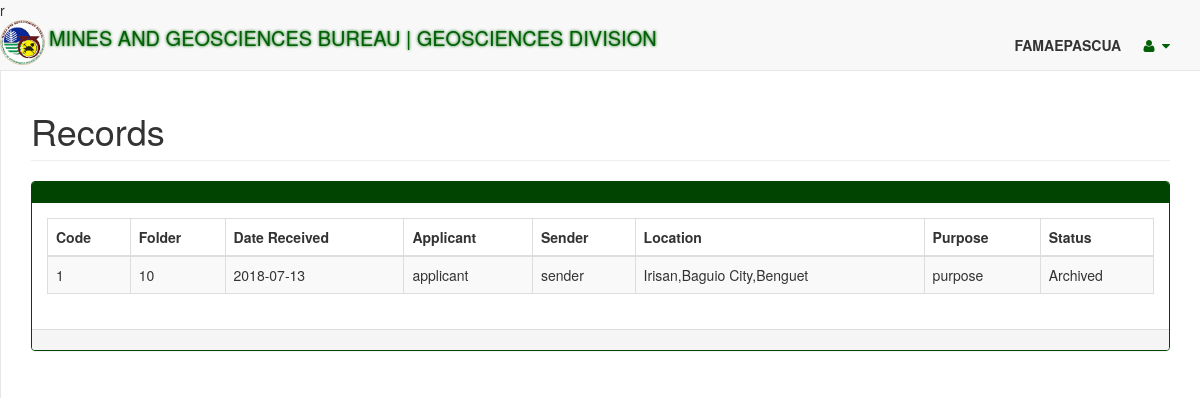
Before: /user/userhome.php (signed in) with the older database file.
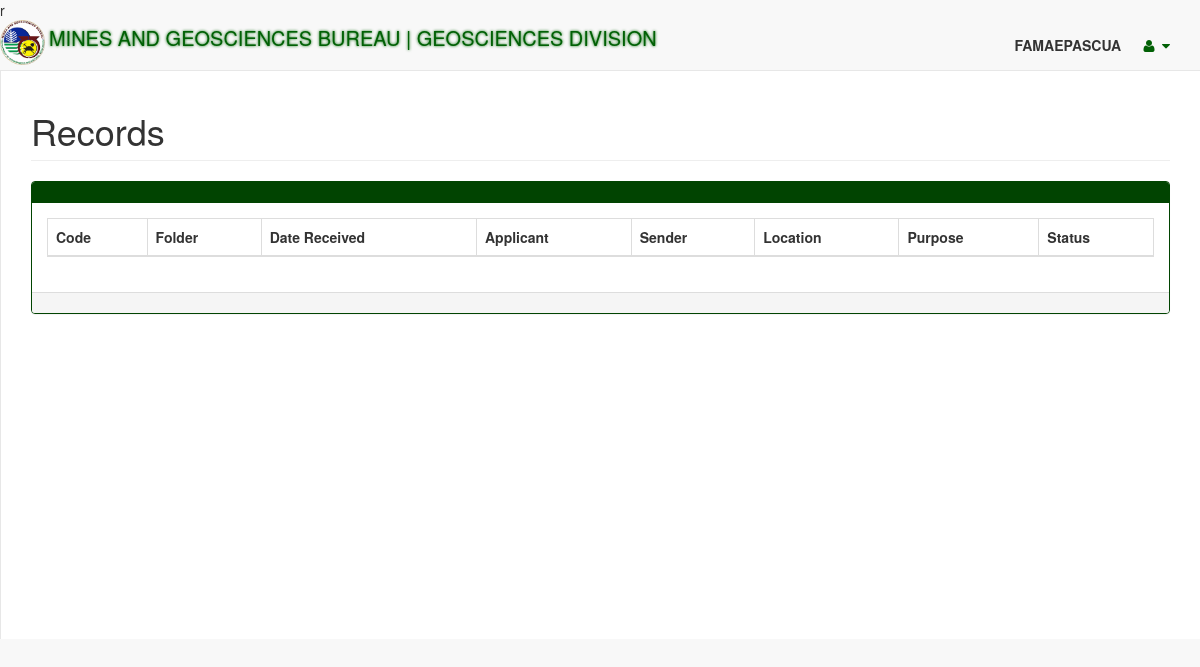
After: the same page with the newer database file.
### tables this page shows
CREATE TABLE IF NOT EXISTS `receive` (
  `receiveID` int(10) NOT NULL AUTO_INCREMENT,
  `code` varchar(20) NOT NULL,
  `dateReceived` date NOT NULL,
  `applicant` varchar(120) DEFAULT NULL,
  `sender` varchar(120) DEFAULT NULL,
  `purpose` text,
  `actionslipID` int(10) DEFAULT NULL,
  PRIMARY KEY (`receiveID`)
);

### user/userhome.php (the view, shortened to what this page needs)
<!DOCTYPE html>
<html lang="en">
<head>
    <link href="vendor/bootstrap/css/bootstrap.min.css" rel="stylesheet">
    <link href="vendor/metisMenu/metisMenu.min.css" rel="stylesheet">
    <link href="vendor/datatables-plugins/dataTables.bootstrap.css" rel="stylesheet">
    <link href="vendor/datatables-responsive/dataTables.responsive.css" rel="stylesheet">
    <link href="dist/css/sb-admin-2.css" rel="stylesheet">
    <link href="vendor/font-awesome/css/font-awesome.min.css" rel="stylesheet" type="text/css">
</head>
<body>
    <div id="wrapper">
        <nav class="navbar navbar-default navbar-static-top" role="navigation" style="margin-bottom: 0">
            <div class="navbar-header">
                <img src="../images/mgbcarlogo.png" width="45px" height="45px">
                <a href="homepage.php" style="text-shadow: 0 0 3px #026603; font-size: 20px">MINES AND GEOSCIENCES BUREAU | GEOSCIENCES DIVISION</a>
            </div>
            <ul class="nav navbar-top-links navbar-right">
                <li><p><b>
                    <?php
                    echo strtoupper($_SESSION['currentUser']);
                    ?>
                </b></p>
            </li>
            <li class="dropdown">
                <a class="dropdown-toggle" data-toggle="dropdown" href="#">
                    <i class="fa fa-user fa-fw"></i> <i class="fa fa-caret-down"></i>
                </a>
            </li>
        </ul>
    </nav>
    <div id="page-wrapper">
        <div class="row">
            <div class="col-lg-12">
                <h1 class="page-header">Records</h1>
            </div>
        </div>
        <div class="row">
            <div class="col-lg-12">
                <div class="panel panel-green">
                    <div class="panel-heading">
                    </div>
                    <div class="panel-body">
                        <table width="100%" class="table table-striped table-bordered table-hover" id="dataTables-example">
                            <thead>
                                <tr>
                                    <th>Code</th>
                                    <th>Folder</th>
                                    <th>Date Received</th>
                                    <th>Applicant</th>
                                    <th>Sender</th>
                                    <th>Location</th>
                                    <th>Purpose</th>
                                    <th>Status</th>
                                </tr>
                            </thead>
                            <tbody>
                                <?php
                                require '../admin/config.php';
                                $sql = "SELECT archive,GROUP_CONCAT(CONCAT(barangay.name,',',municipality,',',province)SEPARATOR '<br>') as locations,receive.*,records.*,folderNumber,unclaim.*,actionslip.* FROM receive INNER JOIN receivelocations on receive.receiveID = receivelocations.receiveID INNER JOIN location on receivelocations.locationID = location.locationID INNER JOIN barangay ON barangay.barangayID = location.barangayID inner JOIN records on records.receiveID = receive.receiveID
                                inner join actionslip on actionslip.actionslipID = receive.actionslipID
                                left join unclaim on unclaim.unclaimID = records.unclaimID
                                GROUP BY records.recordID";
                                $res = $db->query($sql);
                                while ($row = $res->fetch_assoc()){
                                    echo "<tr style=cursor:pointer>";
                                    echo "<td>" . $row['code'] . "</td>";
                                    echo "<td>" . $row['folderNumber'] . "</td>";
                                    echo "<td>" . $row['dateReceived'] . "</td>";
                                    echo "<td>" . $row['applicant'] . "</td>";
                                    echo "<td>" . $row['sender'] . "</td>";
                                    echo "<td>" . $row['locations']. "</td>";
                                    echo "<td>" . $row['purpose']."</td>";
                                    if($row['archive'] = '1'){
                                        $status = 'Archived';
                                    }
                                    echo "<td>" . $status ."</td>";
                                    echo "</tr>";
                                }
                                ?>
                            </tbody>
                        </table>
                    </div>
                    <div class="panel-footer">
                    </div>
                </div>
            </div>
        </div>
    </div>
</div>
</body>
</html>

Changed rows visible on the page:
removed receive: code "1", folderNumber "10", dateReceived "2018-07-13", applicant "applicant", sender "sender", locations "Irisan,Baguio City,Benguet", purpose "purpose", status "Archived"
